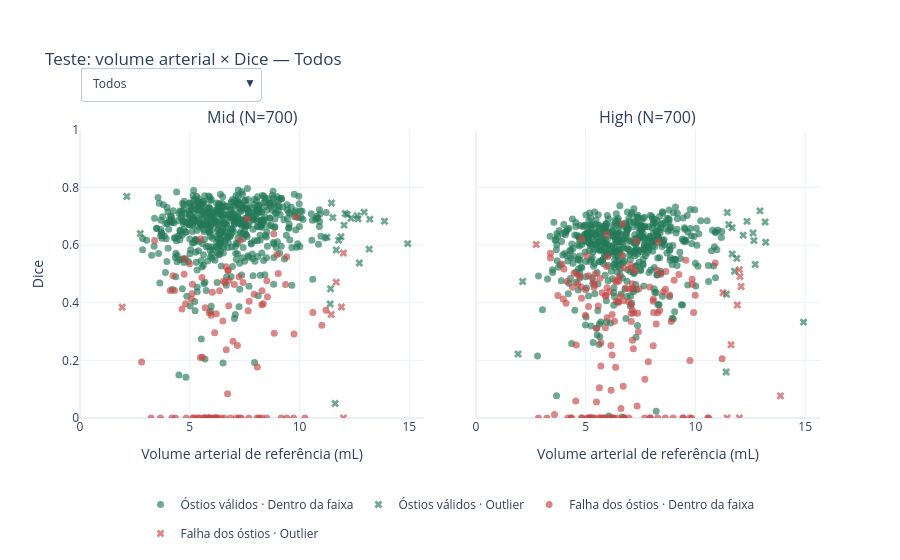

This figure's notebook cell:
### Markdown cell above
### 8.1 Volume × Dice: comparação interativa

O menu alterna entre todos os exames e a coorte comum com óstios válidos nas duas resoluções, mantendo os limites dos eixos. As cores distinguem sucesso e falha dos óstios; círculos e X distinguem volumes dentro da faixa e outliers. Passe o mouse para consultar ID, resolução, volume, Dice e classificações.

As falhas documentadas sem Dice são representadas por zero. O filtro condicionado não altera os resultados gerais nem exclui outliers automaticamente.

### Code cell
volume_dice_figure = plot_volume_dice_panels(
    volume_dice_df,
    volume_dice_pairs,
    f"{SPLIT_LABELS[PLOT_SPLIT]}: volume arterial × Dice",
)
if volume_dice_figure is not None:
    volume_dice_figure.show()

### Figure 1 — Plotly figure (JSON) as saved in the notebook; plotly's stock layout.template omitted (floating-point values rounded to 4 significant figures; data arrays with more than 128 entries replaced by an {"elided": "..."} marker saying what was removed)
{"data": [{"customdata": {"elided": "574x5 mixed values"}, "hovertemplate": "Exame: %{customdata[0]}<br>Resolução: %{customdata[1]}<br>Referência: %{x:.3f} mL<br>Dice: %{y:.4f}<br>Óstios: %{customdata[2]}<br>Volume: %{customdata[3]}<extra></extra>", "legendgroup": "Óstios válidos · Dentro da faixa", "marker": {"color": "#247A58", "opacity": 0.65, "size": 7, "symbol": "circle"}, "mode": "markers", "name": "Óstios válidos · Dentro da faixa", "showlegend": true, "type": "scatter", "visible": true, "x": {"elided": "574 float values"}, "xaxis": "x", "y": {"elided": "574 float values"}, "yaxis": "y"}, {"customdata": [[975, "Mid", "Óstios válidos", "Alto (outlier)", 0.7067], [386, "Mid", "Óstios válidos", "Alto (outlier)", 0.6281], [987, "Mid", "Óstios válidos", "Alto (outlier)", 0.6958], [766, "Mid", "Óstios válidos", "Alto (outlier)", 0.6833], [126, "Mid", "Óstios válidos", "Alto (outlier)", 0.7464], [39, "Mid", "Óstios válidos", "Alto (outlier)", 0.6054], [734, "Mid", "Óstios válidos", "Alto (outlier)", 0.5864], [216, "Mid", "Óstios válidos", "Alto (outlier)", 0.6697], [48, "Mid", "Óstios válidos", "Alto (outlier)", 0.6172], [655, "Mid", "Óstios válidos", "Baixo (outlier)", 0.7692], [500, "Mid", "Óstios válidos", "Alto (outlier)", 0.396], [509, "Mid", "Óstios válidos", "Alto (outlier)", 0.7104], [43, "Mid", "Óstios válidos", "Alto (outlier)", 0.6291], [20, "Mid", "Óstios válidos", "Alto (outlier)", 0.6905], [181, "Mid", "Óstios válidos", "Alto (outlier)", 0.7148], [963, "Mid", "Óstios válidos", "Alto (outlier)", 0.4489], [826, "Mid", "Óstios válidos", "Alto (outlier)", 0.7024], [389, "Mid", "Óstios válidos", "Alto (outlier)", 0.5379], [260, "Mid", "Óstios válidos", "Alto (outlier)", 0.5833], [745, "Mid", "Óstios válidos", "Alto (outlier)", 0.6915], [868, "Mid", "Óstios válidos", "Baixo (outlier)", 0.6405], [703, "Mid", "Óstios válidos", "Alto (outlier)", 0.05064], [770, "Mid", "Óstios válidos", "Alto (outlier)", 0.6938]], "hovertemplate": "Exame: %{customdata[0]}<br>Resolução: %{customdata[1]}<br>Referência: %{x:.3f} mL<br>Dice: %{y:.4f}<br>Óstios: %{customdata[2]}<br>Volume: %{customdata[3]}<extra></extra>", "legendgroup": "Óstios válidos · Outlier", "marker": {"color": "#247A58", "opacity": 0.65, "size": 7, "symbol": "x"}, "mode": "markers", "name": "Óstios válidos · Outlier", "showlegend": true, "type": "scatter", "visible": true, "x": [12.18, 11.26, 11.52, 13.87, 11.46, 14.93, 13.18, 12.03, 11.78, 2.13, 11.4, 12.08, 11.89, 13.2, 12.94, 11.41, 12.62, 12.72, 11.67, 12.66, 2.748, 11.62, 12.35], "xaxis": "x", "y": [0.7067, 0.6281, 0.6958, 0.6833, 0.7464, 0.6054, 0.5864, 0.6697, 0.6172, 0.7692, 0.396, 0.7104, 0.6291, 0.6905, 0.7148, 0.4489, 0.7024, 0.5379, 0.5833, 0.6915, 0.6405, 0.05064, 0.6938], "yaxis": "y"}, {"customdata": {"elided": "97x5 mixed values"}, "hovertemplate": "Exame: %{customdata[0]}<br>Resolução: %{customdata[1]}<br>Referência: %{x:.3f} mL<br>Dice: %{y:.4f}<br>Óstios: %{customdata[2]}<br>Volume: %{customdata[3]}<extra></extra>", "legendgroup": "Falha dos óstios · Dentro da faixa", "marker": {"color": "#C44747", "opacity": 0.65, "size": 7, "symbol": "circle"}, "mode": "markers", "name": "Falha dos óstios · Dentro da faixa", "showlegend": true, "type": "scatter", "visible": true, "x": [6.722, 9.03, 5.948, 5.975, 8.498, 6.424, 3.663, 4.238, 6.776, 4.313, 10.61, 4.744, 3.236, 5.869, 5.488, 6.577, 7.124, 4.988, 8.973, 6.207, 6.359, 5.571, 4.349, 5.83, 6.61, 4.836, 6.114, 7.623, 5.554, 2.808, 8.292, 5.071, 6.97, 5.701, 6.792, 8.285, 8.349, 6.74, 8.064, 5.891, 8.538, 7.246, 6.662, 7.172, 7.247, 7.03, 6.197, 7.707, 5.61, 3.396, 4.739, 5.19, 7.343, 8.16, 11.02, 6.032, 8.848, 5.134, 6.75, 6.533, 5.484, 9.415, 9.166, 9.421, 6.267, 5.427, 9.75, 8.825, 9.848, 4.644, 9.734, 9.362, 8.282, 11.21, 5.107, 5.704, 10.24, 8.514, 4.811, 6.133, 8.078, 4.11, 5.36, 5.674, 5.9, 6.207, 6.658, 7.31, 7.428, 6.506, 5.129, 4.186, 7.934, 7.658, 6.853, 6.061, 7.687], "xaxis": "x", "y": [0.08401, 0.5017, 0, 0.3564, 0, 0, 0, 0.494, 0.3897, 0.4431, 0.3667, 0.4995, 0, 0, 0.2104, 0, 0, 0.5354, 0.5675, 0, 0.4419, 0.2107, 0, 0, 0.4704, 0, 0, 0.6913, 0.4882, 0.1948, 0.4423, 0.4127, 0.2662, 0.3826, 0.4786, 0, 0.3968, 0.5127, 0, 0.3651, 0.4214, 0.4903, 0.237, 0.2515, 0, 0.4637, 0.0002035, 0.4054, 0, 0.616, 0.5534, 0, 0, 0, 0.3218, 0.437, 0.2941, 0, 0.5126, 0.4747, 0.6223, 0.5601, 0, 0, 0, 0, 0.2914, 0.6386, 0.6978, 0.3788, 0, 0.4634, 0.3929, 0.3742, 0.4316, 0, 0, 0.4764, 0.3965, 0.2959, 0.1774, 0.4428, 0, 0, 0, 0.3619, 0.525, 0.6175, 0.4704, 0.3366, 0.4645, 0, 0.4299, 0.3725, 0, 0, 0], "yaxis": "y"}, {"customdata": [[79, "Mid", "Falha dos óstios", "Alto (outlier)", 0], [172, "Mid", "Falha dos óstios", "Alto (outlier)", 0.4718], [809, "Mid", "Falha dos óstios", "Baixo (outlier)", 0.3844], [735, "Mid", "Falha dos óstios", "Alto (outlier)", 0.3855], [458, "Mid", "Falha dos óstios", "Alto (outlier)", 0.5728], [993, "Mid", "Falha dos óstios", "Alto (outlier)", 0.3593]], "hovertemplate": "Exame: %{customdata[0]}<br>Resolução: %{customdata[1]}<br>Referência: %{x:.3f} mL<br>Dice: %{y:.4f}<br>Óstios: %{customdata[2]}<br>Volume: %{customdata[3]}<extra></extra>", "legendgroup": "Falha dos óstios · Outlier", "marker": {"color": "#C44747", "opacity": 0.65, "size": 7, "symbol": "x"}, "mode": "markers", "name": "Falha dos óstios · Outlier", "showlegend": true, "type": "scatter", "visible": true, "x": [12.0, 11.67, 1.921, 11.91, 12.0, 11.44], "xaxis": "x", "y": [0, 0.4718, 0.3844, 0.3855, 0.5728, 0.3593], "yaxis": "y"}, {"customdata": {"elided": "519x5 mixed values"}, "hovertemplate": "Exame: %{customdata[0]}<br>Resolução: %{customdata[1]}<br>Referência: %{x:.3f} mL<br>Dice: %{y:.4f}<br>Óstios: %{customdata[2]}<br>Volume: %{customdata[3]}<extra></extra>", "legendgroup": "Óstios válidos · Dentro da faixa", "marker": {"color": "#247A58", "opacity": 0.65, "size": 7, "symbol": "circle"}, "mode": "markers", "name": "Óstios válidos · Dentro da faixa", "showlegend": false, "type": "scatter", "visible": true, "x": {"elided": "519 float values"}, "xaxis": "x2", "y": {"elided": "519 float values"}, "yaxis": "y2"}, {"customdata": [[975, "High", "Óstios válidos", "Alto (outlier)", 0.6349], [987, "High", "Óstios válidos", "Alto (outlier)", 0.6722], [126, "High", "Óstios válidos", "Alto (outlier)", 0.7136], [172, "High", "Óstios válidos", "Alto (outlier)", 0.6607], [809, "High", "Óstios válidos", "Baixo (outlier)", 0.222], [39, "High", "Óstios válidos", "Alto (outlier)", 0.3329], [734, "High", "Óstios válidos", "Alto (outlier)", 0.6806], [48, "High", "Óstios válidos", "Alto (outlier)", 0.5095], [655, "High", "Óstios válidos", "Baixo (outlier)", 0.4739], [500, "High", "Óstios válidos", "Alto (outlier)", 0.1597], [43, "High", "Óstios válidos", "Alto (outlier)", 0.5542], [20, "High", "Óstios válidos", "Alto (outlier)", 0.6101], [181, "High", "Óstios válidos", "Alto (outlier)", 0.7191], [963, "High", "Óstios válidos", "Alto (outlier)", 0.4297], [826, "High", "Óstios válidos", "Alto (outlier)", 0.6426], [389, "High", "Óstios válidos", "Alto (outlier)", 0.5333], [260, "High", "Óstios válidos", "Alto (outlier)", 0.5693], [745, "High", "Óstios válidos", "Alto (outlier)", 0.6159], [770, "High", "Óstios válidos", "Alto (outlier)", 0.6827]], "hovertemplate": "Exame: %{customdata[0]}<br>Resolução: %{customdata[1]}<br>Referência: %{x:.3f} mL<br>Dice: %{y:.4f}<br>Óstios: %{customdata[2]}<br>Volume: %{customdata[3]}<extra></extra>", "legendgroup": "Óstios válidos · Outlier", "marker": {"color": "#247A58", "opacity": 0.65, "size": 7, "symbol": "x"}, "mode": "markers", "name": "Óstios válidos · Outlier", "showlegend": false, "type": "scatter", "visible": true, "x": [12.18, 11.52, 11.46, 11.67, 1.921, 14.93, 13.18, 11.78, 2.13, 11.4, 11.89, 13.2, 12.94, 11.41, 12.62, 12.72, 11.67, 12.66, 12.35], "xaxis": "x2", "y": [0.6349, 0.6722, 0.7136, 0.6607, 0.222, 0.3329, 0.6806, 0.5095, 0.4739, 0.1597, 0.5542, 0.6101, 0.7191, 0.4297, 0.6426, 0.5333, 0.5693, 0.6159, 0.6827], "yaxis": "y2"}, {"customdata": {"elided": "152x5 mixed values"}, "hovertemplate": "Exame: %{customdata[0]}<br>Resolução: %{customdata[1]}<br>Referência: %{x:.3f} mL<br>Dice: %{y:.4f}<br>Óstios: %{customdata[2]}<br>Volume: %{customdata[3]}<extra></extra>", "legendgroup": "Falha dos óstios · Dentro da faixa", "marker": {"color": "#C44747", "opacity": 0.65, "size": 7, "symbol": "circle"}, "mode": "markers", "name": "Falha dos óstios · Dentro da faixa", "showlegend": false, "type": "scatter", "visible": true, "x": {"elided": "152 float values"}, "xaxis": "x2", "y": {"elided": "152 float values"}, "yaxis": "y2"}, {"customdata": [[386, "High", "Falha dos óstios", "Alto (outlier)", 0.4347], [766, "High", "Falha dos óstios", "Alto (outlier)", 0.07694], [79, "High", "Falha dos óstios", "Alto (outlier)", 0.5152], [735, "High", "Falha dos óstios", "Alto (outlier)", 0.3926], [216, "High", "Falha dos óstios", "Alto (outlier)", 0.4915], [509, "High", "Falha dos óstios", "Alto (outlier)", 0.4567], [458, "High", "Falha dos óstios", "Alto (outlier)", 0], [868, "High", "Falha dos óstios", "Baixo (outlier)", 0.6026], [993, "High", "Falha dos óstios", "Alto (outlier)", 0], [703, "High", "Falha dos óstios", "Alto (outlier)", 0.2544]], "hovertemplate": "Exame: %{customdata[0]}<br>Resolução: %{customdata[1]}<br>Referência: %{x:.3f} mL<br>Dice: %{y:.4f}<br>Óstios: %{customdata[2]}<br>Volume: %{customdata[3]}<extra></extra>", "legendgroup": "Falha dos óstios · Outlier", "marker": {"color": "#C44747", "opacity": 0.65, "size": 7, "symbol": "x"}, "mode": "markers", "name": "Falha dos óstios · Outlier", "showlegend": false, "type": "scatter", "visible": true, "x": [11.26, 13.87, 12.0, 11.91, 12.03, 12.08, 12.0, 2.748, 11.44, 11.62], "xaxis": "x2", "y": [0.4347, 0.07694, 0.5152, 0.3926, 0.4915, 0.4567, 0, 0.6026, 0, 0.2544], "yaxis": "y2"}, {"customdata": {"elided": "472x5 mixed values"}, "hovertemplate": "Exame: %{customdata[0]}<br>Resolução: %{customdata[1]}<br>Referência: %{x:.3f} mL<br>Dice: %{y:.4f}<br>Óstios: %{customdata[2]}<br>Volume: %{customdata[3]}<extra></extra>", "legendgroup": "Óstios válidos · Dentro da faixa", "marker": {"color": "#247A58", "opacity": 0.65, "size": 7, "symbol": "circle"}, "mode": "markers", "name": "Óstios válidos · Dentro da faixa", "showlegend": true, "type": "scatter", "visible": false, "x": {"elided": "472 float values"}, "xaxis": "x", "y": {"elided": "472 float values"}, "yaxis": "y"}, {"customdata": [[975, "Mid", "Óstios válidos", "Alto (outlier)", 0.7067], [987, "Mid", "Óstios válidos", "Alto (outlier)", 0.6958], [126, "Mid", "Óstios válidos", "Alto (outlier)", 0.7464], [39, "Mid", "Óstios válidos", "Alto (outlier)", 0.6054], [734, "Mid", "Óstios válidos", "Alto (outlier)", 0.5864], [48, "Mid", "Óstios válidos", "Alto (outlier)", 0.6172], [655, "Mid", "Óstios válidos", "Baixo (outlier)", 0.7692], [500, "Mid", "Óstios válidos", "Alto (outlier)", 0.396], [43, "Mid", "Óstios válidos", "Alto (outlier)", 0.6291], [20, "Mid", "Óstios válidos", "Alto (outlier)", 0.6905], [181, "Mid", "Óstios válidos", "Alto (outlier)", 0.7148], [963, "Mid", "Óstios válidos", "Alto (outlier)", 0.4489], [826, "Mid", "Óstios válidos", "Alto (outlier)", 0.7024], [389, "Mid", "Óstios válidos", "Alto (outlier)", 0.5379], [260, "Mid", "Óstios válidos", "Alto (outlier)", 0.5833], [745, "Mid", "Óstios válidos", "Alto (outlier)", 0.6915], [770, "Mid", "Óstios válidos", "Alto (outlier)", 0.6938]], "hovertemplate": "Exame: %{customdata[0]}<br>Resolução: %{customdata[1]}<br>Referência: %{x:.3f} mL<br>Dice: %{y:.4f}<br>Óstios: %{customdata[2]}<br>Volume: %{customdata[3]}<extra></extra>", "legendgroup": "Óstios válidos · Outlier", "marker": {"color": "#247A58", "opacity": 0.65, "size": 7, "symbol": "x"}, "mode": "markers", "name": "Óstios válidos · Outlier", "showlegend": true, "type": "scatter", "visible": false, "x": [12.18, 11.52, 11.46, 14.93, 13.18, 11.78, 2.13, 11.4, 11.89, 13.2, 12.94, 11.41, 12.62, 12.72, 11.67, 12.66, 12.35], "xaxis": "x", "y": [0.7067, 0.6958, 0.7464, 0.6054, 0.5864, 0.6172, 0.7692, 0.396, 0.6291, 0.6905, 0.7148, 0.4489, 0.7024, 0.5379, 0.5833, 0.6915, 0.6938], "yaxis": "y"}, {"customdata": [], "hovertemplate": "Exame: %{customdata[0]}<br>Resolução: %{customdata[1]}<br>Referência: %{x:.3f} mL<br>Dice: %{y:.4f}<br>Óstios: %{customdata[2]}<br>Volume: %{customdata[3]}<extra></extra>", "legendgroup": "Falha dos óstios · Dentro da faixa", "marker": {"color": "#C44747", "opacity": 0.65, "size": 7, "symbol": "circle"}, "mode": "markers", "name": "Falha dos óstios · Dentro da faixa", "showlegend": false, "type": "scatter", "visible": false, "x": [], "xaxis": "x", "y": [], "yaxis": "y"}, {"customdata": [], "hovertemplate": "Exame: %{customdata[0]}<br>Resolução: %{customdata[1]}<br>Referência: %{x:.3f} mL<br>Dice: %{y:.4f}<br>Óstios: %{customdata[2]}<br>Volume: %{customdata[3]}<extra></extra>", "legendgroup": "Falha dos óstios · Outlier", "marker": {"color": "#C44747", "opacity": 0.65, "size": 7, "symbol": "x"}, "mode": "markers", "name": "Falha dos óstios · Outlier", "showlegend": false, "type": "scatter", "visible": false, "x": [], "xaxis": "x", "y": [], "yaxis": "y"}, {"customdata": {"elided": "472x5 mixed values"}, "hovertemplate": "Exame: %{customdata[0]}<br>Resolução: %{customdata[1]}<br>Referência: %{x:.3f} mL<br>Dice: %{y:.4f}<br>Óstios: %{customdata[2]}<br>Volume: %{customdata[3]}<extra></extra>", "legendgroup": "Óstios válidos · Dentro da faixa", "marker": {"color": "#247A58", "opacity": 0.65, "size": 7, "symbol": "circle"}, "mode": "markers", "name": "Óstios válidos · Dentro da faixa", "showlegend": false, "type": "scatter", "visible": false, "x": {"elided": "472 float values"}, "xaxis": "x2", "y": {"elided": "472 float values"}, "yaxis": "y2"}, {"customdata": [[975, "High", "Óstios válidos", "Alto (outlier)", 0.6349], [987, "High", "Óstios válidos", "Alto (outlier)", 0.6722], [126, "High", "Óstios válidos", "Alto (outlier)", 0.7136], [39, "High", "Óstios válidos", "Alto (outlier)", 0.3329], [734, "High", "Óstios válidos", "Alto (outlier)", 0.6806], [48, "High", "Óstios válidos", "Alto (outlier)", 0.5095], [655, "High", "Óstios válidos", "Baixo (outlier)", 0.4739], [500, "High", "Óstios válidos", "Alto (outlier)", 0.1597], [43, "High", "Óstios válidos", "Alto (outlier)", 0.5542], [20, "High", "Óstios válidos", "Alto (outlier)", 0.6101], [181, "High", "Óstios válidos", "Alto (outlier)", 0.7191], [963, "High", "Óstios válidos", "Alto (outlier)", 0.4297], [826, "High", "Óstios válidos", "Alto (outlier)", 0.6426], [389, "High", "Óstios válidos", "Alto (outlier)", 0.5333], [260, "High", "Óstios válidos", "Alto (outlier)", 0.5693], [745, "High", "Óstios válidos", "Alto (outlier)", 0.6159], [770, "High", "Óstios válidos", "Alto (outlier)", 0.6827]], "hovertemplate": "Exame: %{customdata[0]}<br>Resolução: %{customdata[1]}<br>Referência: %{x:.3f} mL<br>Dice: %{y:.4f}<br>Óstios: %{customdata[2]}<br>Volume: %{customdata[3]}<extra></extra>", "legendgroup": "Óstios válidos · Outlier", "marker": {"color": "#247A58", "opacity": 0.65, "size": 7, "symbol": "x"}, "mode": "markers", "name": "Óstios válidos · Outlier", "showlegend": false, "type": "scatter", "visible": false, "x": [12.18, 11.52, 11.46, 14.93, 13.18, 11.78, 2.13, 11.4, 11.89, 13.2, 12.94, 11.41, 12.62, 12.72, 11.67, 12.66, 12.35], "xaxis": "x2", "y": [0.6349, 0.6722, 0.7136, 0.3329, 0.6806, 0.5095, 0.4739, 0.1597, 0.5542, 0.6101, 0.7191, 0.4297, 0.6426, 0.5333, 0.5693, 0.6159, 0.6827], "yaxis": "y2"}, {"customdata": [], "hovertemplate": "Exame: %{customdata[0]}<br>Resolução: %{customdata[1]}<br>Referência: %{x:.3f} mL<br>Dice: %{y:.4f}<br>Óstios: %{customdata[2]}<br>Volume: %{customdata[3]}<extra></extra>", "legendgroup": "Falha dos óstios · Dentro da faixa", "marker": {"color": "#C44747", "opacity": 0.65, "size": 7, "symbol": "circle"}, "mode": "markers", "name": "Falha dos óstios · Dentro da faixa", "showlegend": false, "type": "scatter", "visible": false, "x": [], "xaxis": "x2", "y": [], "yaxis": "y2"}, {"customdata": [], "hovertemplate": "Exame: %{customdata[0]}<br>Resolução: %{customdata[1]}<br>Referência: %{x:.3f} mL<br>Dice: %{y:.4f}<br>Óstios: %{customdata[2]}<br>Volume: %{customdata[3]}<extra></extra>", "legendgroup": "Falha dos óstios · Outlier", "marker": {"color": "#C44747", "opacity": 0.65, "size": 7, "symbol": "x"}, "mode": "markers", "name": "Falha dos óstios · Outlier", "showlegend": false, "type": "scatter", "visible": false, "x": [], "xaxis": "x2", "y": [], "yaxis": "y2"}], "layout": {"annotations": [{"font": {"size": 16}, "showarrow": false, "text": "Mid (N=700)", "x": 0.2325, "xanchor": "center", "xref": "paper", "y": 1, "yanchor": "bottom", "yref": "paper"}, {"font": {"size": 16}, "showarrow": false, "text": "High (N=700)", "x": 0.7675, "xanchor": "center", "xref": "paper", "y": 1, "yanchor": "bottom", "yref": "paper"}], "height": 560, "legend": {"orientation": "h", "x": 0.5, "xanchor": "center", "y": -0.25}, "margin": {"b": 110, "t": 130}, "title": {"text": "Teste: volume arterial × Dice — Todos"}, "updatemenus": [{"active": 0, "buttons": [{"args": [{"visible": [true, true, true, true, true, true, true, true, false, false, false, false, false, false, false, false]}, {"annotations": [{"font": {"size": 16}, "showarrow": false, "text": "Mid (N=700)", "x": 0.2325, "xanchor": "center", "xref": "paper", "y": 1, "yanchor": "bottom", "yref": "paper"}, {"font": {"size": 16}, "showarrow": false, "text": "High (N=700)", "x": 0.7675, "xanchor": "center", "xref": "paper", "y": 1, "yanchor": "bottom", "yref": "paper"}], "title": {"text": "Teste: volume arterial × Dice — Todos"}}], "label": "Todos", "method": "update"}, {"args": [{"visible": [false, false, false, false, false, false, false, false, true, true, true, true, true, true, true, true]}, {"annotations": [{"font": {"size": 16}, "showarrow": false, "text": "Mid (N=489)", "x": 0.2325, "xanchor": "center", "xref": "paper", "y": 1, "yanchor": "bottom", "yref": "paper"}, {"font": {"size": 16}, "showarrow": false, "text": "High (N=489)", "x": 0.7675, "xanchor": "center", "xref": "paper", "y": 1, "yanchor": "bottom", "yref": "paper"}], "title": {"text": "Teste: volume arterial × Dice — Óstios válidos em ambas"}}], "label": "Óstios válidos em ambas", "method": "update"}], "direction": "down", "x": 0, "xanchor": "left", "y": 1.22, "yanchor": "top"}], "xaxis": {"anchor": "y", "autorange": false, "domain": [0, 0.465], "range": [0, 15.68], "title": {"text": "Volume arterial de referência (mL)"}}, "xaxis2": {"anchor": "y2", "autorange": false, "domain": [0.535, 1.0], "matches": "x", "range": [0, 15.68], "title": {"text": "Volume arterial de referência (mL)"}}, "yaxis": {"anchor": "x", "autorange": false, "domain": [0, 1], "range": [0, 1], "title": {"text": "Dice"}}, "yaxis2": {"anchor": "x2", "autorange": false, "domain": [0, 1], "matches": "y", "range": [0, 1], "showticklabels": false}}}
